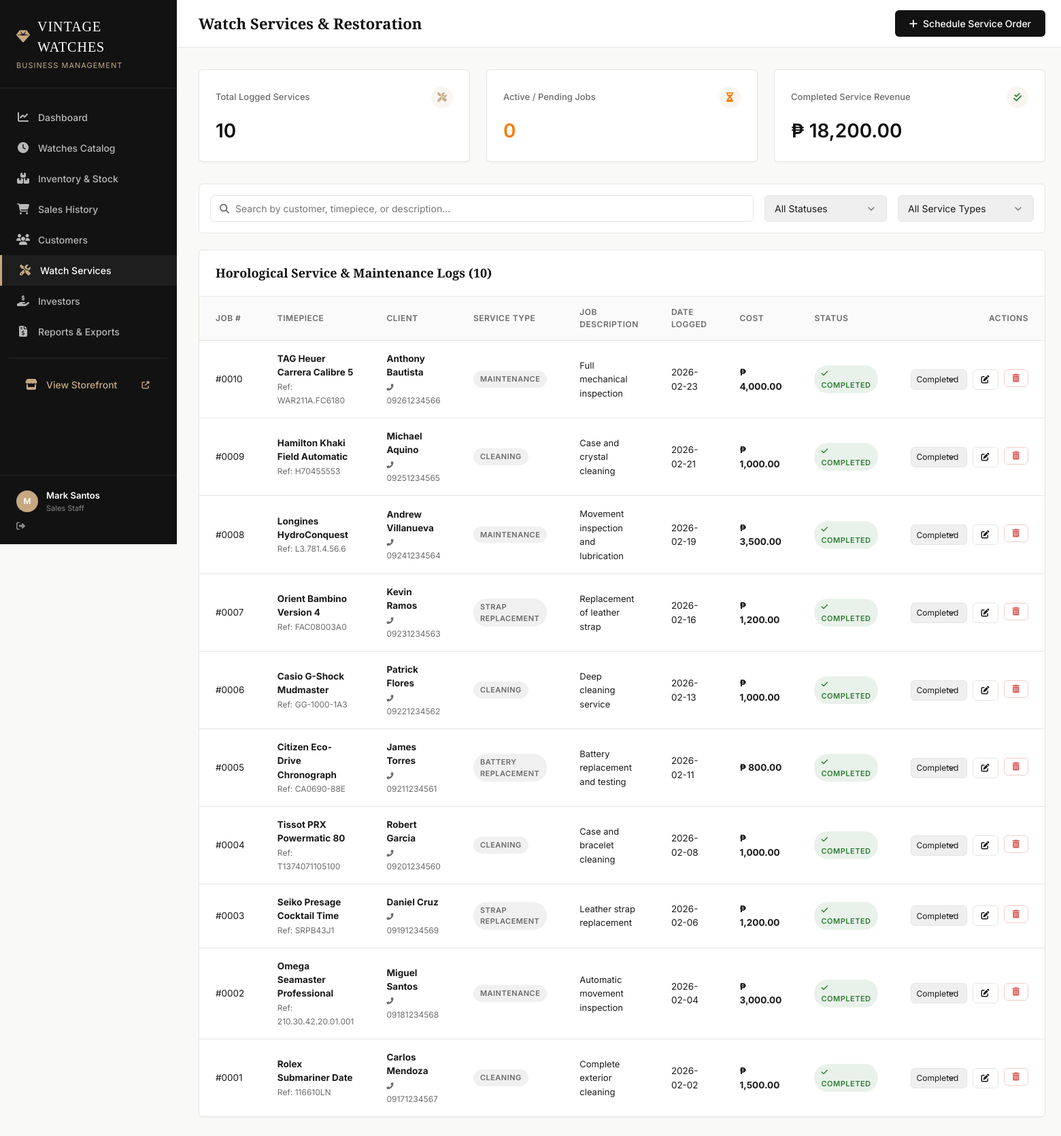
Page /services (signed in) on the committed database.
### tables this page shows
CREATE TABLE "watch_services" (
  `service_id` int(11) NOT NULL,
  `watch_id` int(11) NOT NULL,
  `customer_id` int(11) NOT NULL,
  `service_type` varchar(100) NOT NULL,
  `service_description` varchar(255) NOT NULL,
  `service_date` date NOT NULL,
  `service_cost` decimal(12,2) NOT NULL,
  `service_status` varchar(50) NOT NULL
);

CREATE TABLE "watches" (
  `watch_id` int(11) NOT NULL,
  `brand` varchar(50) NOT NULL,
  `model` varchar(100) NOT NULL,
  `reference_number` varchar(50) NOT NULL,
  `watch_type` varchar(50) NOT NULL,
  `movement` varchar(50) NOT NULL,
  `condition_status` varchar(30) NOT NULL,
  `purchase_price` decimal(12,2) NOT NULL,
  `selling_price` decimal(12,2) NOT NULL,
  `year_aquired` year(4) NOT NULL,
  `status` varchar(30) NOT NULL
, image TEXT, description TEXT);

CREATE TABLE "customer" (
  `customer_id` INTEGER PRIMARY KEY AUTOINCREMENT,
  `full_name` varchar(100) NOT NULL,
  `contact_number` varchar(20) NOT NULL,
  `email` varchar(100) NOT NULL,
  `address` varchar(255) NOT NULL,
  `customer_type` varchar(30) NOT NULL,
  `date_registered` date NOT NULL
);

### app.py (the view)
@app.route('/services')
@login_required
def services():
    search = request.args.get('search', '').strip()
    status_filter = request.args.get('status', '').strip()
    service_type = request.args.get('service_type', '').strip()
    query = """
        SELECT ws.*, w.brand, w.model, w.reference_number,
               c.full_name as customer_name, c.contact_number as customer_phone
        FROM watch_services ws
        LEFT JOIN watches w ON ws.watch_id = w.watch_id
        LEFT JOIN customer c ON ws.customer_id = c.customer_id
        WHERE 1=1
    """
    params = []
    if search:
        query += " AND (c.full_name LIKE %s OR w.brand LIKE %s OR w.model LIKE %s OR ws.service_description LIKE %s)"
        params.extend([f"%{search}%", f"%{search}%", f"%{search}%", f"%{search}%"])
    if status_filter:
        query += " AND ws.service_status = %s"
        params.append(status_filter)
    if service_type:
        query += " AND ws.service_type = %s"
        params.append(service_type)
    query += " ORDER BY ws.service_date DESC, ws.service_id DESC"
    service_items = db.fetch_all(query, tuple(params))
    watches = db.fetch_all("SELECT watch_id, brand, model, reference_number FROM watches ORDER BY brand, model")
    customers = db.fetch_all("SELECT customer_id, full_name, contact_number FROM customer ORDER BY full_name")
    total_services = len(service_items)
    pending_services = sum(1 for s in service_items if s['service_status'] in ['Pending', 'In Progress'])
    total_service_revenue = sum(float(s['service_cost']) for s in service_items if s['service_status'] == 'Completed')
    return render_template('services.html',
                           services=service_items,
                           watches=watches,
                           customers=customers,
                           search=search,
                           status_filter=status_filter,
                           service_type=service_type,
                           total_services=total_services,
                           pending_services=pending_services,
                           total_service_revenue=total_service_revenue)

### app.py (called while the page is built)
def login_required(f):
    @wraps(f)
    def decorated_function(*args, **kwargs):
        if 'user_id' not in session:
            flash("Please sign in to access the management portal.", "info")
            return redirect(url_for('login'))
        return f(*args, **kwargs)
    return decorated_function

@app.context_processor
def inject_cart_info():
    cart = session.get('cart', {})
    cart_count = sum(cart.values()) if isinstance(cart, dict) else 0
    return dict(cart_count=cart_count, date=date, today_date=str(date.today()))

### database.py (called while the page is built)
def use_mysql():
    if os.getenv("RENDER"):
        return bool(os.getenv("MYSQL_URL") or os.getenv("DATABASE_URL") or (os.getenv("DB_HOST") and os.getenv("DB_HOST") != "localhost"))
    return bool(os.getenv("MYSQL_URL") or os.getenv("DATABASE_URL") or os.getenv("DB_HOST") or os.getenv("MYSQLHOST"))

def get_sqlite_connection():
    db_path = os.path.join(os.path.dirname(__file__), 'vintage_watches.db')
    conn = sqlite3.connect(db_path, check_same_thread=False)
    conn.row_factory = sqlite3.Row
    conn.create_function("CURDATE", 0, lambda: datetime.now().strftime("%Y-%m-%d"))
    conn.create_function("NOW", 0, lambda: datetime.now().strftime("%Y-%m-%d %H:%M:%S"))
    conn.create_function("MONTH", 1, lambda d: int(str(d).split('-')[1]) if d and '-' in str(d) else 1)
    conn.create_function("YEAR", 1, lambda d: int(str(d).split('-')[0]) if d and '-' in str(d) else datetime.now().year)
    return conn

def get_db_connection():
    if use_mysql():
        conn = get_mysql_connection()
        if conn:
            return conn
    return get_sqlite_connection()

def is_sqlite_conn(conn):
    return isinstance(conn, sqlite3.Connection)

def prepare_query(query, is_sqlite):
    if is_sqlite:
        return query.replace('%s', '?')
    return query

def fetch_all(query, params=None):
    conn = get_db_connection()
    if not conn: return []
    sqlite = is_sqlite_conn(conn)
    q = prepare_query(query, sqlite)
    try:
        if sqlite:
            cursor = conn.cursor()
            cursor.execute(q, params or ())
            rows = cursor.fetchall()
            return [dict(r) for r in rows]
        else:
            cursor = conn.cursor(dictionary=True)
            cursor.execute(q, params or ())
            return cursor.fetchall()
    except Exception as err:
        print(f"Query Failed: {err}")
        return []
    finally:
        try: cursor.close()
        except: pass
        try: conn.close()
        except: pass

### templates/services.html (shortened to what this page needs)
{% extends "base.html" %}
{% block page_title %}Watch Services & Restoration{% endblock %}
{% block header_actions %}
<button class="btn btn-primary" data-modal="addServiceModal">
    <i class="fas fa-plus"></i> Schedule Service Order
</button>
{% endblock %}
{% block content %}
<div class="kpi-grid">
    <div class="kpi-card">
        <div class="kpi-header">
            <span>Total Logged Services</span>
            <div class="kpi-icon"><i class="fas fa-tools"></i></div>
        </div>
        <div class="kpi-value">{{ total_services }}</div>
    </div>
    <div class="kpi-card">
        <div class="kpi-header">
            <span>Active / Pending Jobs</span>
            <div class="kpi-icon" style="color: var(--color-warning);"><i class="fas fa-hourglass-half"></i></div>
        </div>
        <div class="kpi-value" style="color: var(--color-warning);">{{ pending_services }}</div>
    </div>
    <div class="kpi-card">
        <div class="kpi-header">
            <span>Completed Service Revenue</span>
            <div class="kpi-icon" style="color: var(--color-success);"><i class="fas fa-check-double"></i></div>
        </div>
        <div class="kpi-value">₱ {{ "{:,.2f}".format(total_service_revenue) }}</div>
    </div>
</div>
<div class="filters-bar">
    <form action="{{ url_for('services') }}" method="GET" style="display: flex; gap: 16px; width: 100%; flex-wrap: wrap;">
        <div class="search-input-wrapper" style="flex: 1; min-width: 240px;">
            <i class="fas fa-search"></i>
            <input type="text" name="search" class="form-control" placeholder="Search by customer, timepiece, or description..." value="{{ search }}">
        </div>
        <div style="width: 180px;">
            <select name="status" class="form-control" onchange="this.form.submit()">
                <option value="">All Statuses</option>
            </select>
        </div>
        <div style="width: 200px;">
            <select name="service_type" class="form-control" onchange="this.form.submit()">
                <option value="">All Service Types</option>
            </select>
        </div>
    </form>
</div>
<div class="table-container">
    <div class="table-header">
        <h2 class="table-title">Horological Service & Maintenance Logs ({{ services | length }})</h2>
    </div>
    <table class="data-table">
        <thead>
            <tr>
                <th>Job #</th>
                <th>Timepiece</th>
                <th>Client</th>
                <th>Service Type</th>
                <th>Job Description</th>
                <th>Date Logged</th>
                <th>Cost</th>
                <th>Status</th>
                <th class="text-right">Actions</th>
            </tr>
        </thead>
        <tbody>
            {% for item in services %}
            <tr>
                <td>#{{ "%04d" | format(item.service_id) }}</td>
                <td>
                    {% if item.brand %}
                    <strong>{{ item.brand }} {{ item.model }}</strong><br>
                    <span style="font-size: 12px; color: var(--color-text-muted);">Ref: {{ item.reference_number }}</span>
                    {% else %}
                    <span class="text-muted">General Service</span>
                    {% endif %}
                </td>
                <td>
                    <strong>{{ item.customer_name }}</strong><br>
                    <span style="font-size: 12px; color: var(--color-text-muted);"><i class="fas fa-phone-alt" style="font-size: 10px;"></i> {{ item.customer_phone }}</span>
                </td>
                <td>
                    <span class="badge badge-neutral">{{ item.service_type }}</span>
                </td>
                <td>
                    <span style="font-size: 13px;">{{ item.service_description }}</span>
                </td>
                <td>{{ item.service_date }}</td>
                <td><strong>₱ {{ "{:,.2f}".format(item.service_cost) }}</strong></td>
                <td>
                    {% if item.service_status == 'Completed' %}
                        <span class="badge badge-success"><i class="fas fa-check"></i> Completed</span>
                    {% elif item.service_status == 'In Progress' %}
                        <span class="badge badge-info"><i class="fas fa-cog fa-spin"></i> In Progress</span>
                    {% elif item.service_status == 'Cancelled' %}
                        <span class="badge badge-danger">Cancelled</span>
                    {% else %}
                        <span class="badge badge-warning"><i class="fas fa-clock"></i> Pending</span>
                    {% endif %}
                </td>
                <td class="text-right">
                    <div style="display: flex; gap: 8px; justify-content: flex-end;">
                        <form action="{{ url_for('service_status_quick', service_id=item.service_id) }}" method="POST" style="display: inline;">
                            <select name="service_status" class="form-control" style="padding: 2px 8px; font-size: 12px; height: 30px; width: auto;" onchange="this.form.submit()">
                                <option value="Completed" {% if item.service_status == 'Completed' %}selected{% endif %}>Completed</option>
                            </select>
                        </form>
                        <button class="btn btn-sm btn-outline edit-service-btn" data-id="{{ item.service_id }}" title="Edit service details">
                            <i class="fas fa-edit"></i>
                        </button>
                        <form action="{{ url_for('service_delete', service_id=item.service_id) }}" method="POST" onsubmit="return confirm('Remove service order #{{ item.service_id }}?');" style="display: inline;">
                            <button type="submit" class="btn btn-sm btn-outline" style="color: var(--color-danger); border-color: rgba(217,83,79,0.3);" title="Delete service record">
                                <i class="fas fa-trash-alt"></i>
                            </button>
                        </form>
                    </div>
                </td>
            </tr>
            {% else %}
            <tr>
                <td colspan="9" class="text-center text-muted" style="padding: 40px;">No service orders found.</td>
            </tr>
            {% endfor %}
        </tbody>
    </table>
</div>
{% endblock %}

### rows in the picture
watch_services: service_id "0010", brand "TAG Heuer", model "Carrera Calibre 5", reference_number "WAR211A.FC6180", customer_name "Anthony Bautista", customer_phone "09261234566", service_type "MAINTENANCE", service_description "Full mechanical inspection", service_date "2026-02-23", service_cost "4,000.00", shows "COMPLETED", service_status "Completed"
watch_services: service_id "0009", brand "Hamilton", model "Khaki Field Automatic", reference_number "H70455553", customer_name "Michael Aquino", customer_phone "09251234565", service_type "CLEANING", service_description "Case and crystal cleaning", service_date "2026-02-21", service_cost "1,000.00", shows "COMPLETED", service_status "Completed"
watch_services: service_id "0008", brand "Longines", model "HydroConquest", reference_number "L3.781.4.56.6", customer_name "Andrew Villanueva", customer_phone "09241234564", service_type "MAINTENANCE", service_description "Movement inspection and lubrication", service_date "2026-02-19", service_cost "3,500.00", shows "COMPLETED", service_status "Completed"
watch_services: service_id "0007", brand "Orient", model "Bambino Version 4", reference_number "FAC08003A0", customer_name "Kevin Ramos", customer_phone "09231234563", service_type "STRAP REPLACEMENT", service_description "Replacement of leather strap", service_date "2026-02-16", service_cost "1,200.00", shows "COMPLETED", service_status "Completed"
watch_services: service_id "0006", brand "Casio", model "G-Shock Mudmaster", reference_number "GG-1000-1A3", customer_name "Patrick Flores", customer_phone "09221234562", service_type "CLEANING", service_description "Deep cleaning service", service_date "2026-02-13", service_cost "1,000.00", shows "COMPLETED", service_status "Completed"
watch_services: service_id "0005", brand "Citizen", model "Eco-Drive Chronograph", reference_number "CA0690-88E", customer_name "James Torres", customer_phone "09211234561", service_type "BATTERY REPLACEMENT", service_description "Battery replacement and testing", service_date "2026-02-11", service_cost "800.00", shows "COMPLETED", service_status "Completed"
watch_services: service_id "0004", brand "Tissot", model "PRX Powermatic 80", reference_number "T1374071105100", customer_name "Robert Garcia", customer_phone "09201234560", service_type "CLEANING", service_description "Case and bracelet cleaning", service_date "2026-02-08", service_cost "1,000.00", shows "COMPLETED", service_status "Completed"
watch_services: service_id "0003", brand "Seiko", model "Presage Cocktail Time", reference_number "SRPB43J1", customer_name "Daniel Cruz", customer_phone "09191234569", service_type "STRAP REPLACEMENT", service_description "Leather strap replacement", service_date "2026-02-06", service_cost "1,200.00", shows "COMPLETED", service_status "Completed"
watch_services: service_id "0002", brand "Omega", model "Seamaster Professional", reference_number "210.30.42.20.01.001", customer_name "Miguel Santos", customer_phone "09181234568", service_type "MAINTENANCE", service_description "Automatic movement inspection", service_date "2026-02-04", service_cost "3,000.00", shows "COMPLETED", service_status "Completed"
watch_services: service_id "0001", brand "Rolex", model "Submariner Date", reference_number "116610LN", customer_name "Carlos Mendoza", customer_phone "09171234567", service_type "CLEANING", service_description "Complete exterior cleaning", service_date "2026-02-02", service_cost "1,500.00", shows "COMPLETED", service_status "Completed"

### other values in the picture
{{ session.get('full_name', 'U')[0].upper() }} "M"
{{ session.get('full_name') }} "Mark Santos"
{{ session.get('role') }} "Sales Staff"
{{ total_services }} "10"
{{ pending_services }} "0"
{{ "{:,.2f}".format(total_service_revenue) }} "18,200.00"
{{ services | length }} "10"
